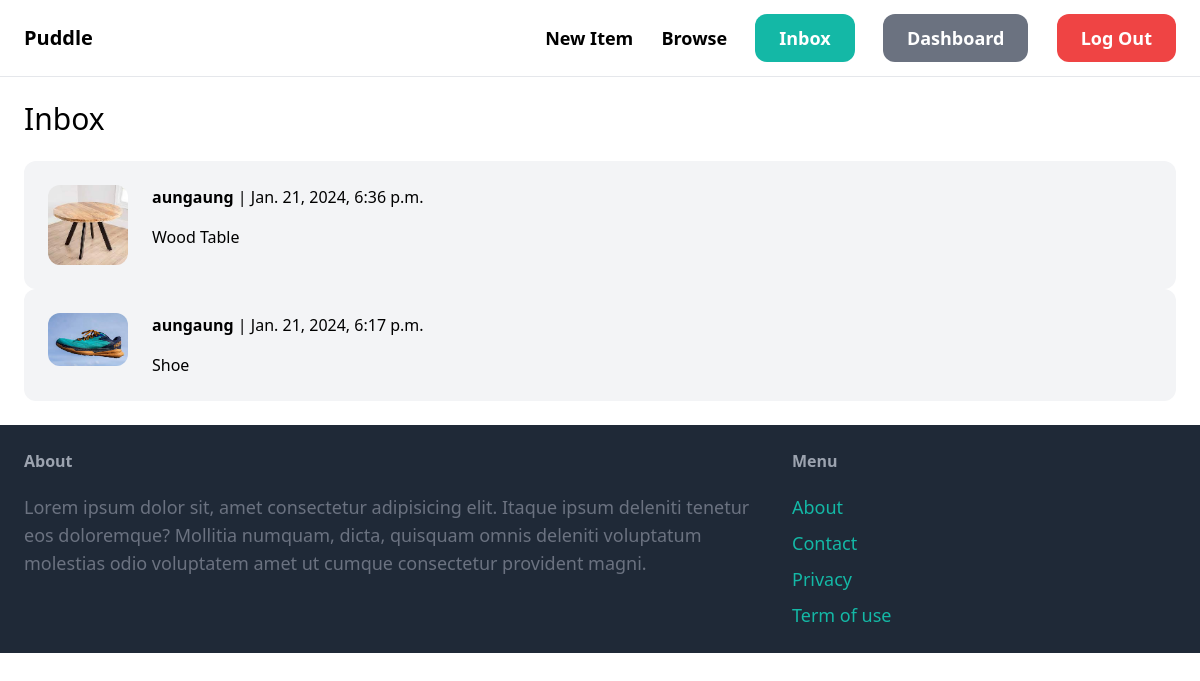
The page /inbox/ (signed in) on the database its author committed.
### conversation/models.py (models this page shows)
class Conversation(models.Model):
    item = models.ForeignKey(Item,related_name='conversations',on_delete=models.CASCADE)
    members = models.ManyToManyField(User,related_name='conversations')
    created_at = models.DateTimeField(auto_now_add=True)
    modified_at = models.DateTimeField(auto_now_add=True)
    class Meta:
        ordering = ('-modified_at',)

### item/models.py (models this page shows, shortened)
class Item(models.Model):
      name = models.CharField(max_length=255)
      category = models.ForeignKey(Category,related_name='items',on_delete=models.CASCADE)
      description = models.TextField(blank=True,null=True)
      price = models.FloatField()
      image = models.ImageField(upload_to="item_images",blank=True,null=True)
      is_sold = models.BooleanField(default=False)
      created_by = models.ForeignKey(User,related_name='items',on_delete=models.CASCADE)
      created_at = models.DateTimeField(auto_now_add=True)

### conversation/views.py (the view)
# urls.py: path('',views.inbox,name='inbox'),
@login_required
def inbox(request):
    conversations = Conversation.objects.filter(members__in=[request.user.id])
    template = loader.get_template('conversation/inbox.html')
    print(conversations)
    return HttpResponse(template.render({"conversations":conversations},request))

### conversation/templates/conversation/inbox.html (shortened to what this page needs)
{% extends 'core/base.html' %}
{% block content %}
<h1 class="mb-6 text-3xl">Inbox</h1>
<div class="space-y-6">
    {% for conversation in conversations %}
        <a href="{% url 'conversation:detail' conversation.id %}">
            <div class="p-6 flex bg-gray-100 rounded-xl">
                <div class="pr-6">
                    <img src="{{ conversation.item.image.url }}" class="w-20 rounded-xl">
                </div>
                <div>
                    {% for member in conversation.members.all %}
                        {% if member != request.user %}
                            <p class="mb-4"><strong>{{ member.username }}</strong> | {{ conversation.modified_at }}</p>
                            <p>{{ conversation.item.name }}</p>
                        {% endif %}
                    {% endfor %}
                </div>
            </div>
        </a>
    {% endfor %}
</div>
{% endblock %}

### rows shown on the page
Conversation: item.image (picture), modified_at "Jan. 21, 2024, 6:36 p.m.", item.name "Wood Table"
Conversation: item.image (picture), modified_at "Jan. 21, 2024, 6:17 p.m.", item.name "Shoe"

### other values the page prints
{{ member.username }} "aungaung"
